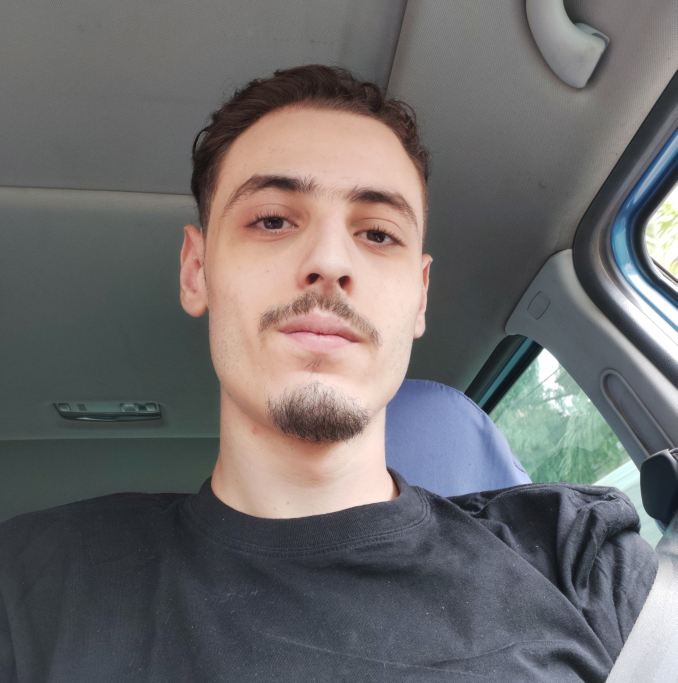
#> input picture Images/1.jpg, 2032 x 2048 px (shown at 1/3 size)
$ jupyter execute LBP.ipynb
#> lines starting #> are read from the running program, lines starting #| are printed output that depends on the picture; long printed decimals are rounded
[cell 1]
import numpy as np
import cv2
from matplotlib import pyplot as plt
import math
import os
from sklearn.metrics import mean_squared_error

[cell 2]
# Une fonction pour detecter le visage dans une image donnée en entrée
def getFace(img):
    face_cascade = cv2.CascadeClassifier('haarcascade_frontalface_default.xml')
    faces = face_cascade.detectMultiScale(img, 1.4, 4)
    for (x, y, w, h) in faces:
        faces = img[y:y + h, x:x + w]
        cv2.imwrite('Images/face.jpg', faces)
    face = cv2.imread('Images/face.jpg',0)
    face = cv2.resize(face,(128,128),interpolation = cv2.INTER_AREA)
    os.remove('Images/face.jpg')
    return face

[cell 3]
# On lit l'image requete et on detect le visage
img_path = 'Images/1.jpg'
img = cv2.imread(img_path,0)
#> img: shape (2048, 2032); min 9, max 255, mean 108
plt.imshow(img,cmap='gray')
img = getFace(img)
#> in getFace, `faces = face_cascade.detectMultiScale(img, 1.4, 4)`: faces = [[486, 295, 972, 972]]
#> the loop in getFace, `for (x, y, w, h) in faces:` made 1 pass
h,w = img.shape[:2]
#> h = 128; w = 128
img = cv2.copyMakeBorder(img,1,1,1,1,cv2.BORDER_REFLECT)
#> img: shape (130, 130)
height,width = img.shape[:2]
#> height = 130; width = 130
plt.title("L'image requete")
plt.imshow(img,cmap='gray')

[cell 4]
# On lit les images pour trouver la plus similaire a l'image requete
# Pour chaque Image,on detect le visage et on duplique les bordures
fig = plt.figure(figsize=(10, 7))
rows = 2
cols = 4

img_path = 'Images/2.jpg'
img2 = cv2.imread(img_path,0)
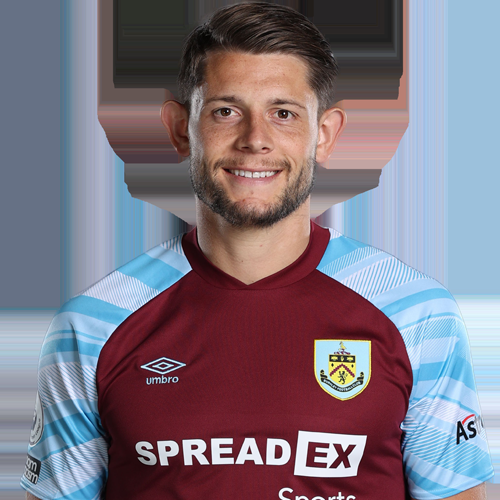
#> input picture Images/2.jpg, 500 x 500 px
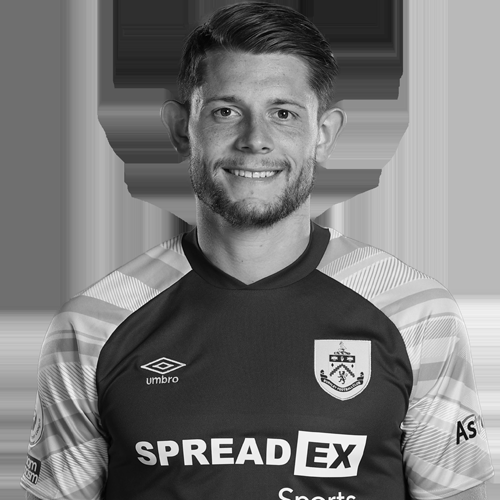
#> img2: shape (500, 500); min 0, max 255, mean 120.6
img2 = getFace(img2)
#> the loop in getFace (call 2), `for (x, y, w, h) in faces:` made 1 pass
#> (x, y, w, h) on pass 1: (163, 40, 181, 181)
img2 = cv2.copyMakeBorder(img2,1,1,1,1,cv2.BORDER_REFLECT)
#> img2: shape (130, 130)
fig.add_subplot(rows, cols, 1)
plt.imshow(img2,cmap='gray')
plt.axis('off')
plt.title("img2")

img_path = 'Images/3.jpg'
img3 = cv2.imread(img_path,0)
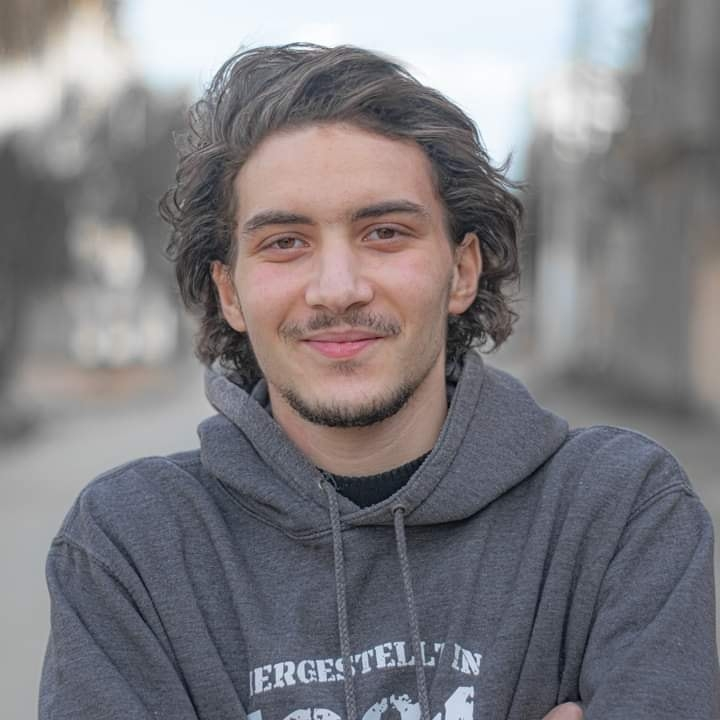
#> input picture Images/3.jpg, 720 x 720 px
#> img3: shape (720, 720); min 1, max 255, mean 125.3
img3 = getFace(img3)
#> in getFace (call 3), `faces = face_cascade.detectMultiScale(img, 1.4, 4)`: faces = [[206, 137, 253, 253], [167, 95, 354, 354]]
#> the loop in getFace (call 3), `for (x, y, w, h) in faces:` made 2 passes
#> pass 1, in getFace (call 3), `faces = img[y:y + h, x:x + w]`:
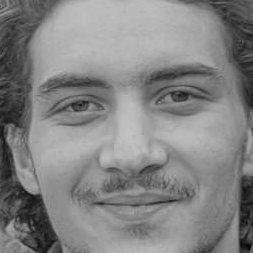
#> faces: shape (253, 253); min 4, max 197, mean 131.7
img3 = cv2.copyMakeBorder(img3,1,1,1,1,cv2.BORDER_REFLECT)
#> img3: shape (130, 130)
fig.add_subplot(rows, cols, 2)
plt.imshow(img3,cmap='gray')
plt.axis('off')
plt.title("img3")

img_path = 'Images/4.jpg'
img4 = cv2.imread(img_path,0)
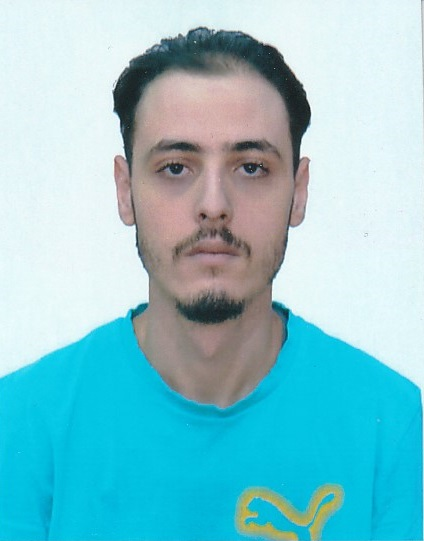
#> input picture Images/4.jpg, 424 x 541 px
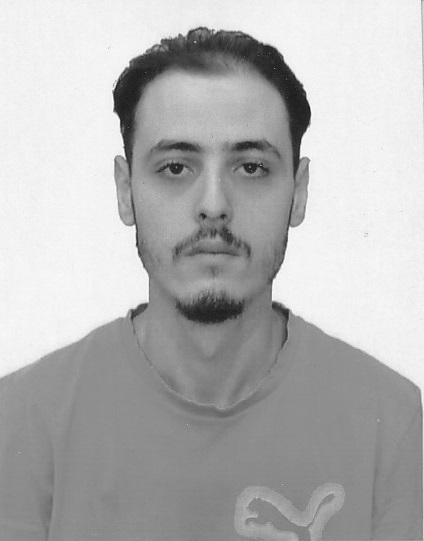
#> img4: shape (541, 424); min 24, max 255, mean 179.9
img4 = getFace(img4)
img4 = cv2.copyMakeBorder(img4,1,1,1,1,cv2.BORDER_REFLECT)
#> img4: shape (130, 130)
fig.add_subplot(rows, cols, 3)
plt.imshow(img4,cmap='gray')
plt.axis('off')
plt.title("img4")

img_path = 'Images/5.jpg'
img5 = cv2.imread(img_path,0)
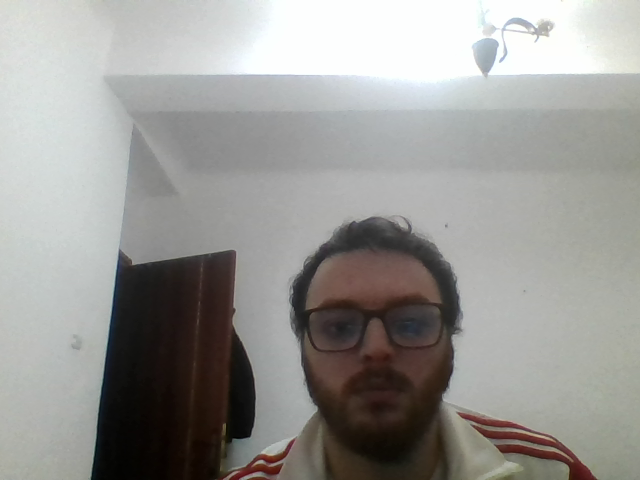
#> input picture Images/5.jpg, 640 x 480 px
#> img5: shape (480, 640); min 0, max 254, mean 151.8
img5 = getFace(img5)
img5 = cv2.copyMakeBorder(img5,1,1,1,1,cv2.BORDER_REFLECT)
#> img5: shape (130, 130)
fig.add_subplot(rows, cols, 4)
plt.imshow(img5,cmap='gray')
plt.axis('off')
plt.title("img5")

img_path = 'Images/6.jpg'
img6 = cv2.imread(img_path,0)
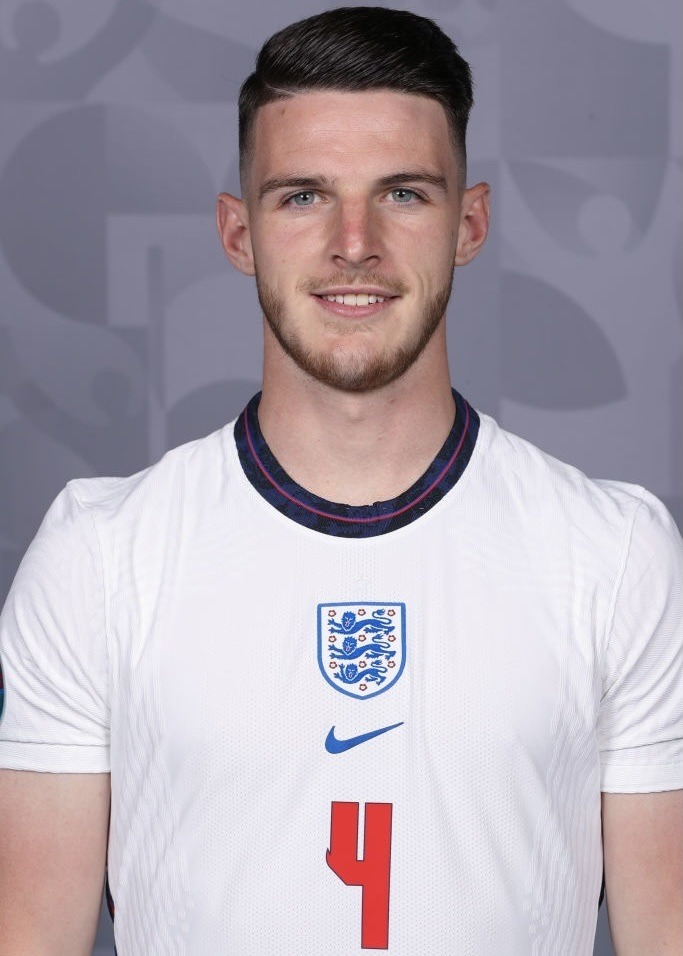
#> input picture Images/6.jpg, 683 x 956 px
#> img6: shape (956, 683); min 0, max 255, mean 168.5
img6 = getFace(img6)
img6 = cv2.copyMakeBorder(img6,1,1,1,1,cv2.BORDER_REFLECT)
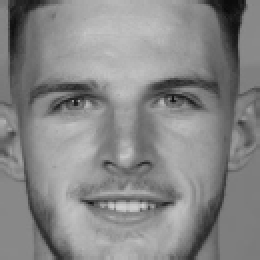
#> img6: shape (130, 130) (shown 2 times larger); min 9, max 209, mean 134.7
fig.add_subplot(rows, cols, 5)
plt.imshow(img6,cmap='gray')
plt.axis('off')
plt.title("img6")

img_path = 'Images/7.jpg'
img7 = cv2.imread(img_path,0)
img7 = getFace(img7)
img7 = cv2.copyMakeBorder(img7,1,1,1,1,cv2.BORDER_REFLECT)
fig.add_subplot(rows, cols, 6)
plt.imshow(img7,cmap='gray')
plt.axis('off')
plt.title("img7")

img_path = 'Images/8.jpg'
img8 = cv2.imread(img_path,0)
img8 = getFace(img8)
img8 = cv2.copyMakeBorder(img8,1,1,1,1,cv2.BORDER_REFLECT)
fig.add_subplot(rows, cols, 7)
plt.imshow(img8,cmap='gray')
plt.axis('off')
plt.title("img8")

[cell 5]
# Fonction qui applique LBP pour un seul pixel
def lbp(M,i_ref,j_ref):
    ref_value = M[i_ref][j_ref]
    bin_val = ""
    #0
    if M[i_ref-1][j_ref-1] >= ref_value :
        bin_val += "1"
    else :
        bin_val += "0"
    #1
    if M[i_ref-1][j_ref] >= ref_value :
        bin_val += "1"
    else :
        bin_val += "0"
    #2
    if M[i_ref-1][j_ref+1] >= ref_value :
        bin_val += "1"
    else :
        bin_val += "0"
    #3
    if M[i_ref][j_ref+1] >= ref_value :
        bin_val += "1"
    else :
        bin_val += "0"
    #4
    if M[i_ref+1][j_ref+1] >= ref_value :
        bin_val += "1"
    else :
        bin_val += "0"
    #5
    if M[i_ref+1][j_ref] >= ref_value :
        bin_val += "1"
    else :
        bin_val += "0"
    #6
    if M[i_ref+1][j_ref-1] >= ref_value :
        bin_val += "1"
    else :
        bin_val += "0"
    #7
    if M[i_ref][j_ref-1] >= ref_value :
        bin_val += "1"
    else :
        bin_val += "0"
    dec_val = int(bin_val,2)
    return dec_val

#Fonction qui applique LBP pour toute l'image
def imageToLbp(img,h,w,height,width):
#> called with h = 128, w = 128, height = 130, width = 130
    img_lbp = np.zeros((h,w))
    for i in range(1,height-1):
        for j in range(1,width-1):
            img_lbp[i-1][j-1] = lbp(img,i,j)
#> this loop made 128 passes
    return img_lbp

[cell 6]
# On applique LBP pour tous les images
fig = plt.figure(figsize=(10, 7))
rows = 2
cols = 4

img_lbp = imageToLbp(img,h,w,height,width)
fig.add_subplot(rows, cols, 1)
plt.imshow(img_lbp,cmap='gray')
plt.axis('off')
plt.title("image req")

img_lbp2 = imageToLbp(img2,h,w,height,width)
fig.add_subplot(rows, cols, 2)
plt.imshow(img_lbp2,cmap='gray')
plt.axis('off')
plt.title("img2")

img_lbp3 = imageToLbp(img3,h,w,height,width)
fig.add_subplot(rows, cols, 3)
plt.imshow(img_lbp3,cmap='gray')
plt.axis('off')
plt.title("img3")

img_lbp4 = imageToLbp(img4,h,w,height,width)
fig.add_subplot(rows, cols, 4)
plt.imshow(img_lbp4,cmap='gray')
plt.axis('off')
plt.title("img4")

img_lbp5 = imageToLbp(img5,h,w,height,width)
fig.add_subplot(rows, cols, 5)
plt.imshow(img_lbp5,cmap='gray')
plt.axis('off')
plt.title("img5")

img_lbp6 = imageToLbp(img6,h,w,height,width)
#> after the loop in imageToLbp (call 6), `for i in range(1,height-1):`:
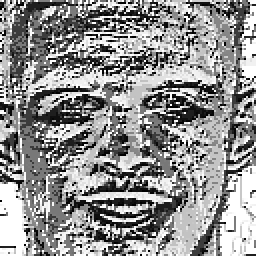
#> img_lbp: shape (128, 128) float64 (shown 2 times larger); min 0, max 255, mean 145.6
fig.add_subplot(rows, cols, 6)
plt.imshow(img_lbp6,cmap='gray')
plt.axis('off')
plt.title("img6")

img_lbp7 = imageToLbp(img7,h,w,height,width)
fig.add_subplot(rows, cols, 7)
plt.imshow(img_lbp7,cmap='gray')
plt.axis('off')
plt.title("img7")

img_lbp8 = imageToLbp(img8,h,w,height,width)
fig.add_subplot(rows, cols, 8)
plt.imshow(img_lbp8,cmap='gray')
plt.axis('off')
plt.title("img8")

[cell 7]
# Une fonction qui va couper l'image en entree vers des regions de taille bloc_size_r*bloc_size_c
def create_regions(test_image,bloc_size_r,bloc_size_c):
#> called with bloc_size_r = 8, bloc_size_c = 8
    regions = []
    for r in range(0,test_image.shape[0], bloc_size_r):
        for c in range(0,test_image.shape[1], bloc_size_c):
            window = test_image[r:r+bloc_size_r,c:c+bloc_size_c]
            regions.append(window)
    return np.array(regions)

[cell 8]
# On cree des regions pour tous les images
bloc_size_r = 8
bloc_size_c = 8

regions = []
regions = create_regions(img_lbp,bloc_size_c,bloc_size_r)
# print(regions)

regions2 = []
regions2 = create_regions(img_lbp2,bloc_size_c,bloc_size_r)
# print(regions2)

regions3 = []
regions3 = create_regions(img_lbp3,bloc_size_c,bloc_size_r)
# print(regions3)

regions4 = []
regions4 = create_regions(img_lbp4,bloc_size_c,bloc_size_r)
# print(regions4)

regions5 = []
regions5 = create_regions(img_lbp5,bloc_size_c,bloc_size_r)
# print(regions5)

regions6 = []
regions6 = create_regions(img_lbp6,bloc_size_c,bloc_size_r)
# print(regions6)

regions7 = []
regions7 = create_regions(img_lbp7,bloc_size_c,bloc_size_r)
# print(regions7)

regions8 = []
regions8 = create_regions(img_lbp8,bloc_size_c,bloc_size_r)
# print(regions8)

[cell 9]
# pour chaque regions donnee en entree on cree son descripteur
def get_desc(regions):
    descriptor = []
    hist = []
    for r in regions :
        temp = r.ravel().tolist()
        # print(temp)
        for i in range(256):
            hist.append(temp.count(i))
    descriptor.extend(hist)
    return descriptor

[cell 10]
descriptor = get_desc(regions)
# print(descriptor)
descriptor2 = get_desc(regions2)
# print(descriptor2)
descriptor3 = get_desc(regions3)
# print(descriptor3)
descriptor4 = get_desc(regions4)
# print(descriptor4)
descriptor5 = get_desc(regions5)
# print(descriptor5)
descriptor6 = get_desc(regions6)
# print(descriptor6)
descriptor7 = get_desc(regions7)
# print(descriptor7)
descriptor8 = get_desc(regions8)
# print(descriptor8)

[cell 11]
# Les calculs de tous les MSE entre l'image requete et les autres,on trouve le min et on affiche l'image la plus similaire a la fin
fig = plt.figure(figsize=(10, 7))
rows = 1
cols = 2

MSE = []
MSE.append(math.inf)
mse_1 = mean_squared_error(descriptor,descriptor2)
MSE.append(mse_1)
mse_2 = mean_squared_error(descriptor,descriptor3)
MSE.append(mse_2)
mse_3 = mean_squared_error(descriptor,descriptor4)
MSE.append(mse_3)
mse_4 = mean_squared_error(descriptor,descriptor5)
MSE.append(mse_4)
mse_5 = mean_squared_error(descriptor,descriptor6)
MSE.append(mse_5)
mse_6 = mean_squared_error(descriptor,descriptor7)
MSE.append(mse_6)
mse_7 = mean_squared_error(descriptor,descriptor8)
MSE.append(mse_7)

print( "La difference de similarite entre l'image requete et image 2 = " + str(mse_1))
#| La difference de similarite entre l'image requete et image 2 = 2.230
print( "La difference de similarite entre l'image requete et image 3 = " + str(mse_2))
#| La difference de similarite entre l'image requete et image 3 = 1.912
print( "La difference de similarite entre l'image requete et image 4 = " + str(mse_3))
#| La difference de similarite entre l'image requete et image 4 = 1.559
print( "La difference de similarite entre l'image requete et image 5 = " + str(mse_4))
#| La difference de similarite entre l'image requete et image 5 = 2.453
print( "La difference de similarite entre l'image requete et image 6 = " + str(mse_5))
#| La difference de similarite entre l'image requete et image 6 = 2.131
print( "La difference de similarite entre l'image requete et image 7 = " + str(mse_6))
#| La difference de similarite entre l'image requete et image 7 = 2.131
print( "La difference de similarite entre l'image requete et image 8 = " + str(mse_7))
#| La difference de similarite entre l'image requete et image 8 = 2.131

print("Le min est = " + str(min(MSE)))
#| Le min est = 1.559
minIndex = MSE.index(min(MSE))

img_path = 'Images/1.jpg'
img = cv2.imread(img_path,0)
fig.add_subplot(rows, cols, 1)
plt.imshow(img,cmap='gray')
plt.axis('off')
plt.title("L'image requete")

img_path = 'Images/'+str(minIndex+1)+'.jpg'
fig.add_subplot(rows, cols, 2)
imgSim = cv2.imread(img_path,0)
plt.axis('off')
plt.title("L'image la plus similaire")
plt.imshow(imgSim,cmap='gray')
